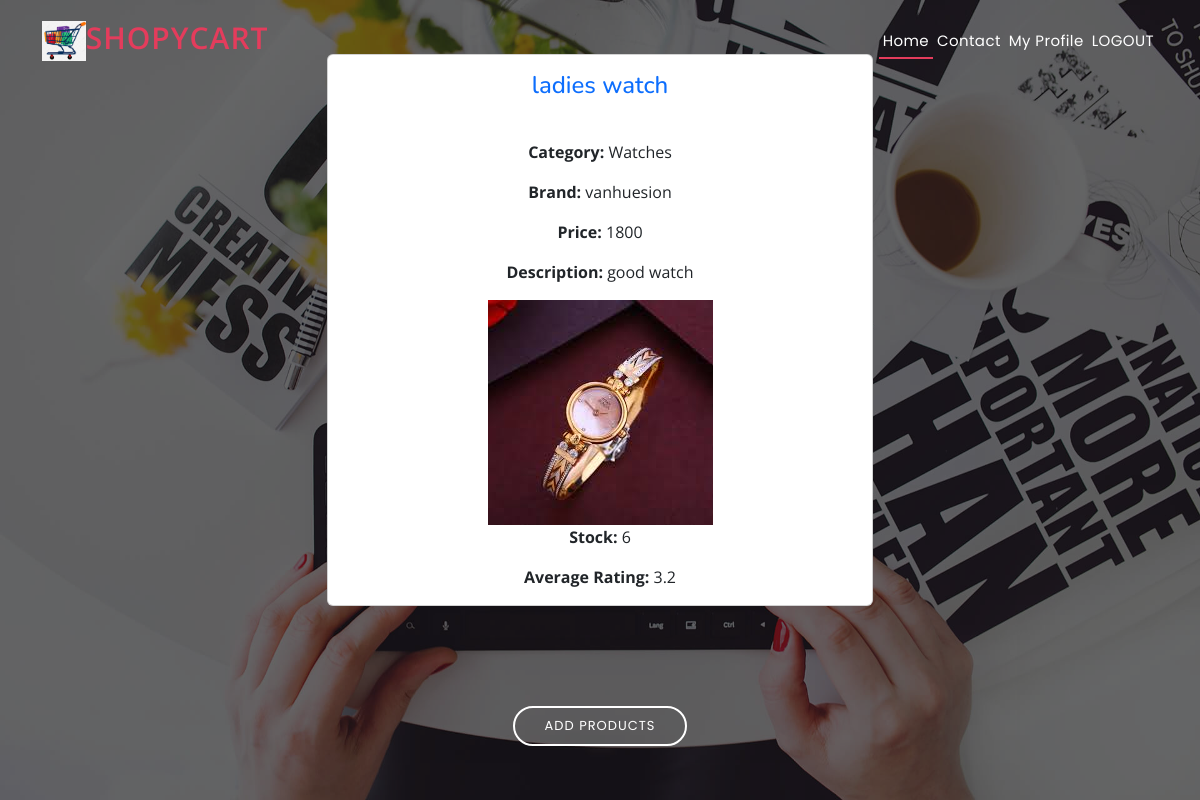
The app's page /product/13/ (signed in), older data.
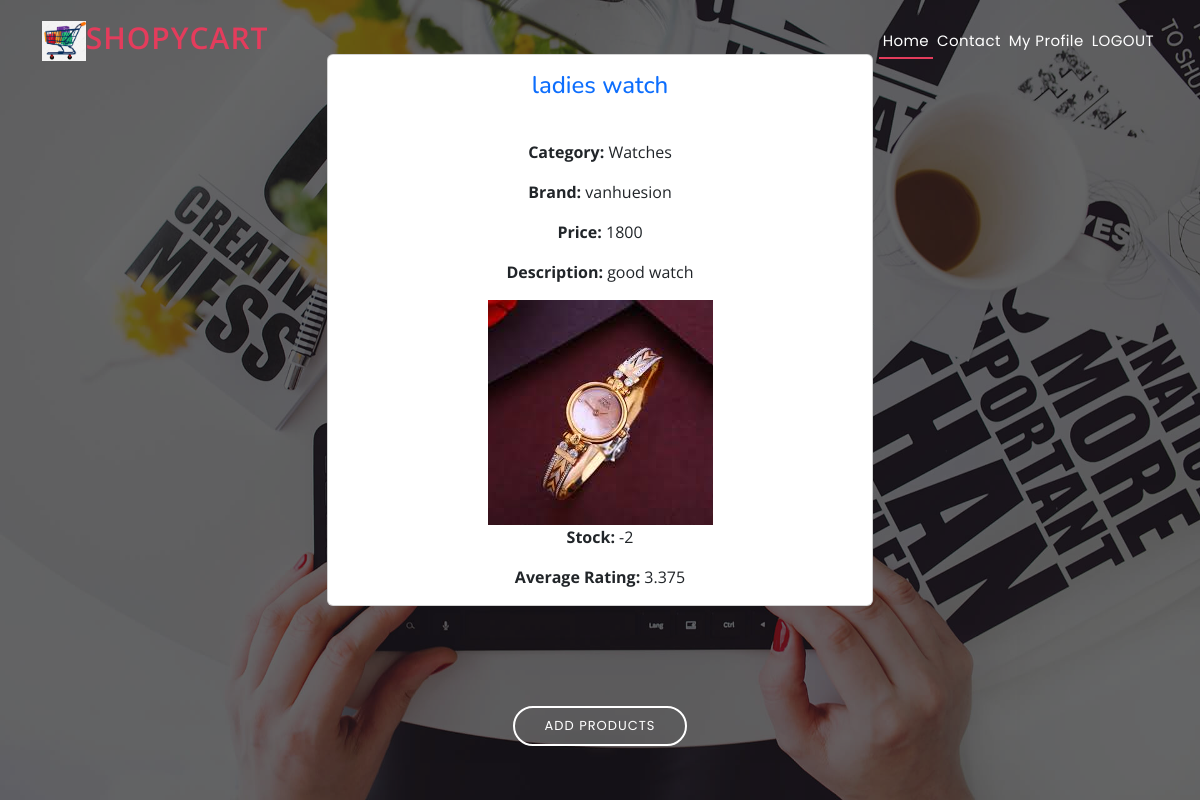
The same page, newer data.
### ecommerceapp/models.py (models this page shows, shortened)
class Product(models.Model):
    product_name=models.CharField(max_length=100)
    category=models.ForeignKey(Category,on_delete=models.CASCADE)
    brand=models. CharField(max_length=50,null=True)
    price=models.IntegerField(default=0)
    description=models.CharField(max_length=100,null=True)
    image=models.ImageField(upload_to='images/images')
    stock=models.IntegerField(null=True)
    is_sold= models.BooleanField(default=False,null=True)
    created_by = models.ForeignKey(User, related_name='items',on_delete=models.CASCADE,null=True)
    created_at = models.DateTimeField(auto_now_add=True,null=True)
    def average_rating(self):
        return self.review_set.aggregate(Avg('rating'))['rating__avg']

class Category(models.Model):
    category=models.CharField(max_length=50)
    def __str__(self):
        return self.category

### ecommerceapp/views.py (the view)
# urls.py: path('product/<int:product_id>/', views.product_detail, name='product_detail'),
@login_required
def product_detail(request, product_id):
    product = get_object_or_404(Product,pk=product_id)
    return render(request, 'product_detail.html', {'product': product})

### templates/product_detail.html (shortened to what this page needs)
{% extends 'base.html' %}
{% block content %}
<div class="container" style="margin-bottom: 100px; overflow-x: auto;">
    <div class="row">
        <div class="col-md-6 offset-md-3">
            <div class="card">
                <div class="card-body">
                    <h2 class="card-title text-primary">{{ product.product_name }}</h2>
                    <p class="card-text"><strong>Category:</strong> {{ product.category }}</p>
                    <p class="card-text"><strong>Brand:</strong> {{ product.brand }}</p>
                    <p class="card-text"><strong>Price:</strong> {{ product.price }}</p>
                    <p class="card-text"><strong>Description:</strong> {{ product.description }}</p>
                    {% if product.image %}
                        <img src="{{ product.image.url }}" alt="Product Image" class="img-fluid">
                    {% endif %}
                    <p class="card-text"><strong>Stock:</strong> {{ product.stock }}</p>
                    <p class="card-text"><strong>Average Rating:</strong> {{ product.average_rating|default:"No ratings yet" }}</p>
                </div>
            </div>
        </div>
    </div>
</div>
{% endblock %}

Row changes from the older to the newer data that the page shows:
changed Product "ladies watch": stock "6" → "-2"; average_rating "3.2" → "3.375"
